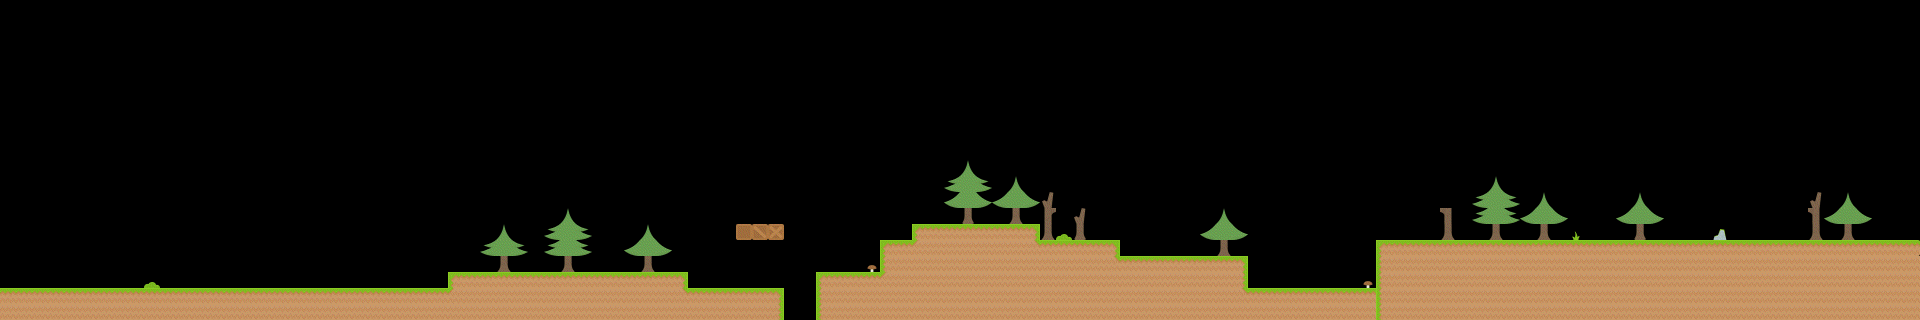

Tiled map render using the project's own tile images. Description and the map definition, with tile-layer contents summarised, below:
An orthogonal 120x20 tile map with 16x16 px tiles, 3 tile layers (tileLayer, hazardLayer, elementLayer), 2 tilesets and 7 objects (3x destroy, player, exit, walker, helmetgreen).

<map version="1.0" orientation="orthogonal" renderorder="right-down" width="120" height="20" tilewidth="16" tileheight="16" nextobjectid="62">
    <tileset firstgid="1" name="world1" tilewidth="16" tileheight="16" spacing="4" margin="2" tilecount="36" columns="36">
        <image source="world1.png" width="720" height="20" />
    </tileset>
    <tileset firstgid="37" name="elements1" tilewidth="16" tileheight="16" spacing="4" margin="2" tilecount="40" columns="40">
        <image source="elements1.png" width="800" height="20" />
    </tileset>
    <layer name="tileLayer" width="120" height="20">
        <data>[2400 cells, 429 non-empty, 14 distinct tile ids]</data>
    </layer>
    <objectgroup name="gameObjects">
        <object id="1" name="player" x="32" y="256" width="16" height="32" />
        <object id="53" name="exit" x="1888" y="192" width="32" height="48" />
        <object id="60" name="walker" x="1696" y="208" width="16" height="32" />
        <object id="61" name="helmetgreen" x="1152" y="208" width="16" height="16" />
    </objectgroup>
    <objectgroup name="interactionObjects">
        <object id="54" name="destroy" x="736" y="224" width="16" height="16" />
        <object id="55" name="destroy" x="752" y="224" width="16" height="16" />
        <object id="56" name="destroy" x="768" y="224" width="16" height="16" />
    </objectgroup>
    <layer name="hazardLayer" width="120" height="20">
        <data>[2400 cells, 1 non-empty, 1 distinct tile ids]</data>
    </layer>
    <layer name="elementLayer" width="120" height="20">
        <data>[2400 cells, 75 non-empty, 15 distinct tile ids]</data>
    </layer>
</map>
